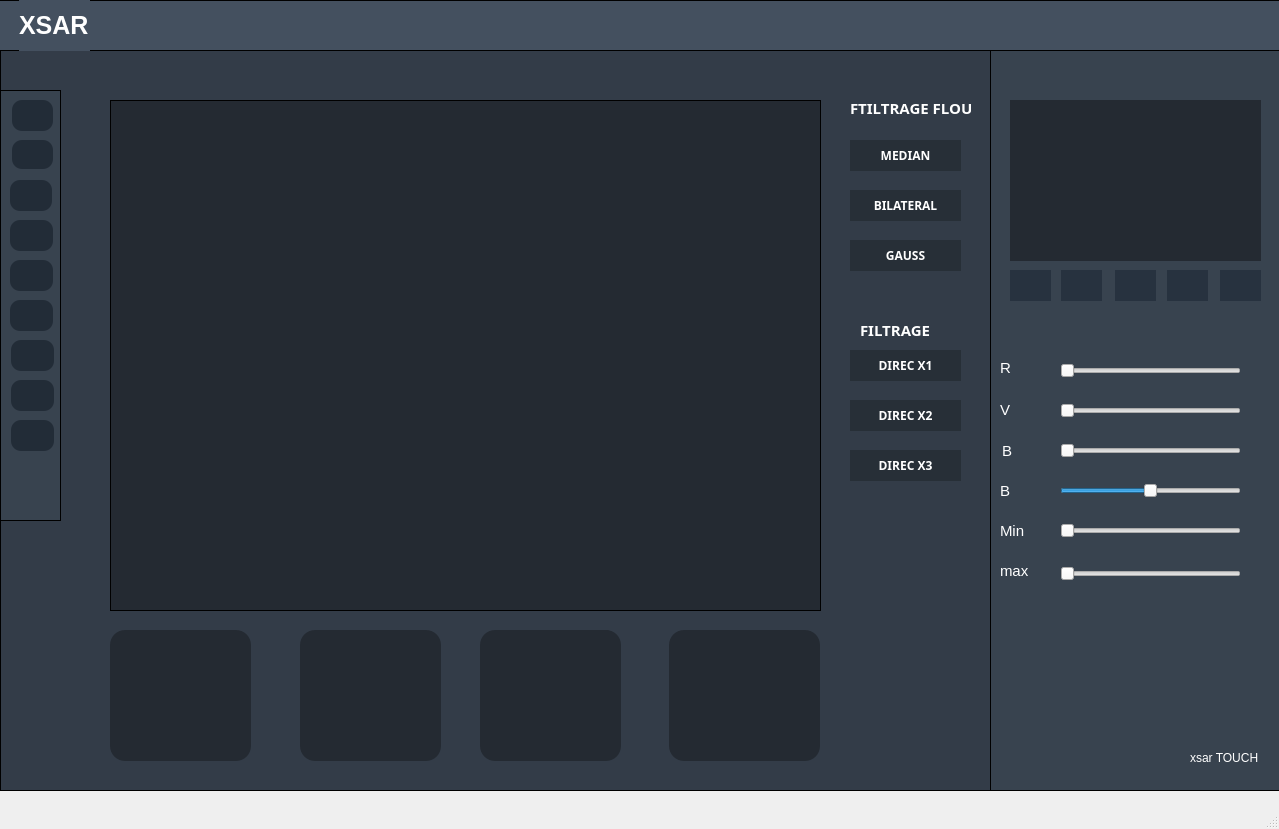
<?xml version="1.0" encoding="UTF-8"?>
<ui version="4.0">
 <class>MainWindow</class>
 <widget class="QMainWindow" name="MainWindow">
  <property name="geometry">
   <rect>
    <x>0</x>
    <y>0</y>
    <width>1279</width>
    <height>829</height>
   </rect>
  </property>
  <property name="windowTitle">
   <string>MainWindow</string>
  </property>
  <widget class="QWidget" name="centralwidget">
   <widget class="QFrame" name="background">
    <property name="geometry">
     <rect>
      <x>0</x>
      <y>0</y>
      <width>1281</width>
      <height>791</height>
     </rect>
    </property>
    <property name="styleSheet">
     <string notr="true">QFrame{
background-color: qlineargradient(spread:pad, x1:0, y1:0.767045, x2:0, y2:0.813, stop:1 rgba(51, 60, 72, 255));
}</string>
    </property>
    <property name="frameShape">
     <enum>QFrame::StyledPanel</enum>
    </property>
    <property name="frameShadow">
     <enum>QFrame::Raised</enum>
    </property>
    <widget class="QFrame" name="header">
     <property name="geometry">
      <rect>
       <x>-11</x>
       <y>0</y>
       <width>1291</width>
       <height>51</height>
      </rect>
     </property>
     <property name="styleSheet">
      <string notr="true">QFrame{
background-color: qlineargradient(spread:pad, x1:0, y1:0.767045, x2:0, y2:0.813, stop:1 rgba(68, 80, 95, 255));
}</string>
     </property>
     <property name="frameShape">
      <enum>QFrame::StyledPanel</enum>
     </property>
     <property name="frameShadow">
      <enum>QFrame::Raised</enum>
     </property>
     <widget class="QLabel" name="label">
      <property name="geometry">
       <rect>
        <x>30</x>
        <y>0</y>
        <width>71</width>
        <height>51</height>
       </rect>
      </property>
      <property name="styleSheet">
       <string notr="true">QLabel{
color:white;
font-size:25px;
font-family:&quot;Brush Script MT&quot;, &quot;cursive&quot;;
font-weight:bold;
}</string>
      </property>
      <property name="text">
       <string>XSAR</string>
      </property>
     </widget>
    </widget>
    <widget class="QFrame" name="vertical_menu">
     <property name="geometry">
      <rect>
       <x>990</x>
       <y>0</y>
       <width>291</width>
       <height>791</height>
      </rect>
     </property>
     <property name="styleSheet">
      <string notr="true">QFrame{
background-color: qlineargradient(spread:pad, x1:0, y1:0.767045, x2:0, y2:0.813, stop:1 rgba(56, 67, 79, 255));
}</string>
     </property>
     <property name="frameShape">
      <enum>QFrame::StyledPanel</enum>
     </property>
     <property name="frameShadow">
      <enum>QFrame::Raised</enum>
     </property>
     <widget class="QFrame" name="chart">
      <property name="geometry">
       <rect>
        <x>20</x>
        <y>100</y>
        <width>251</width>
        <height>161</height>
       </rect>
      </property>
      <property name="styleSheet">
       <string notr="true">QFrame{
background-color: qlineargradient(spread:pad, x1:0, y1:0.767045, x2:0, y2:0.813, stop:1 rgba(36, 42, 50, 255));
}</string>
      </property>
      <property name="frameShape">
       <enum>QFrame::StyledPanel</enum>
      </property>
      <property name="frameShadow">
       <enum>QFrame::Raised</enum>
      </property>
      <widget class="QLabel" name="plotChart">
       <property name="geometry">
        <rect>
         <x>0</x>
         <y>0</y>
         <width>251</width>
         <height>161</height>
        </rect>
       </property>
       <property name="text">
        <string/>
       </property>
      </widget>
     </widget>
     <widget class="QPushButton" name="rotateLeft">
      <property name="geometry">
       <rect>
        <x>20</x>
        <y>270</y>
        <width>41</width>
        <height>31</height>
       </rect>
      </property>
      <property name="styleSheet">
       <string notr="true">QPushButton{
image: url(:/histogram/histogram.png);
border:none;
background-color: qlineargradient(spread:pad, x1:0, y1:0.767045, x2:0, y2:0.813, stop:1 rgba(39, 50, 63, 255));
}</string>
      </property>
      <property name="text">
       <string/>
      </property>
     </widget>
     <widget class="QPushButton" name="skeleton">
      <property name="geometry">
       <rect>
        <x>71</x>
        <y>270</y>
        <width>41</width>
        <height>31</height>
       </rect>
      </property>
      <property name="styleSheet">
       <string notr="true">QPushButton{
image: url(:/skel/skeleton.png);
border:none;
background-color: qlineargradient(spread:pad, x1:0, y1:0.767045, x2:0, y2:0.813, stop:1 rgba(39, 50, 63, 255));
}</string>
      </property>
      <property name="text">
       <string/>
      </property>
     </widget>
     <widget class="QPushButton" name="rotateAll">
      <property name="geometry">
       <rect>
        <x>125</x>
        <y>270</y>
        <width>41</width>
        <height>31</height>
       </rect>
      </property>
      <property name="styleSheet">
       <string notr="true">QPushButton{
image: url(:/rotate/rotate.png);
border:none;
background-color: qlineargradient(spread:pad, x1:0, y1:0.767045, x2:0, y2:0.813, stop:1 rgba(39, 50, 63, 255));
}</string>
      </property>
      <property name="text">
       <string/>
      </property>
     </widget>
     <widget class="QPushButton" name="symetric">
      <property name="geometry">
       <rect>
        <x>177</x>
        <y>270</y>
        <width>41</width>
        <height>31</height>
       </rect>
      </property>
      <property name="styleSheet">
       <string notr="true">QPushButton{
image: url(:/print/print.png);
border:none;
background-color: qlineargradient(spread:pad, x1:0, y1:0.767045, x2:0, y2:0.813, stop:1 rgba(39, 50, 63, 255));
}</string>
      </property>
      <property name="text">
       <string/>
      </property>
     </widget>
     <widget class="QPushButton" name="translate">
      <property name="geometry">
       <rect>
        <x>230</x>
        <y>270</y>
        <width>41</width>
        <height>31</height>
       </rect>
      </property>
      <property name="styleSheet">
       <string notr="true">QPushButton{
image: url(:/save/save.png);
border:none;
background-color: qlineargradient(spread:pad, x1:0, y1:0.767045, x2:0, y2:0.813, stop:1 rgba(39, 50, 63, 255));
}</string>
      </property>
      <property name="text">
       <string/>
      </property>
     </widget>
     <widget class="QSlider" name="Red">
      <property name="geometry">
       <rect>
        <x>70</x>
        <y>360</y>
        <width>181</width>
        <height>22</height>
       </rect>
      </property>
      <property name="orientation">
       <enum>Qt::Horizontal</enum>
      </property>
     </widget>
     <widget class="QSlider" name="Green">
      <property name="geometry">
       <rect>
        <x>70</x>
        <y>400</y>
        <width>181</width>
        <height>22</height>
       </rect>
      </property>
      <property name="orientation">
       <enum>Qt::Horizontal</enum>
      </property>
     </widget>
     <widget class="QSlider" name="Bleu">
      <property name="geometry">
       <rect>
        <x>70</x>
        <y>440</y>
        <width>181</width>
        <height>22</height>
       </rect>
      </property>
      <property name="orientation">
       <enum>Qt::Horizontal</enum>
      </property>
     </widget>
     <widget class="QLabel" name="Rouge">
      <property name="geometry">
       <rect>
        <x>10</x>
        <y>357</y>
        <width>51</width>
        <height>21</height>
       </rect>
      </property>
      <property name="styleSheet">
       <string notr="true">QLabel{
color:white;
font-size:15px;
}</string>
      </property>
      <property name="text">
       <string>R</string>
      </property>
     </widget>
     <widget class="QLabel" name="label_2">
      <property name="geometry">
       <rect>
        <x>10</x>
        <y>399</y>
        <width>51</width>
        <height>21</height>
       </rect>
      </property>
      <property name="styleSheet">
       <string notr="true">QLabel{
color:white;
font-size:15px;
}</string>
      </property>
      <property name="text">
       <string>V</string>
      </property>
     </widget>
     <widget class="QLabel" name="label_3">
      <property name="geometry">
       <rect>
        <x>12</x>
        <y>440</y>
        <width>51</width>
        <height>21</height>
       </rect>
      </property>
      <property name="styleSheet">
       <string notr="true">QLabel{
color:white;
font-size:15px;
}</string>
      </property>
      <property name="text">
       <string>B</string>
      </property>
     </widget>
     <widget class="QLabel" name="label_4">
      <property name="geometry">
       <rect>
        <x>200</x>
        <y>750</y>
        <width>81</width>
        <height>16</height>
       </rect>
      </property>
      <property name="styleSheet">
       <string notr="true">QLabel{
color:white;
}</string>
      </property>
      <property name="text">
       <string>xsar TOUCH</string>
      </property>
     </widget>
     <widget class="QLabel" name="erosion_2">
      <property name="geometry">
       <rect>
        <x>10</x>
        <y>480</y>
        <width>51</width>
        <height>21</height>
       </rect>
      </property>
      <property name="styleSheet">
       <string notr="true">QLabel{
color:white;
font-size:15px;
}</string>
      </property>
      <property name="text">
       <string>B</string>
      </property>
     </widget>
     <widget class="QSlider" name="erosion">
      <property name="geometry">
       <rect>
        <x>70</x>
        <y>480</y>
        <width>181</width>
        <height>22</height>
       </rect>
      </property>
      <property name="minimum">
       <number>-5</number>
      </property>
      <property name="maximum">
       <number>5</number>
      </property>
      <property name="value">
       <number>0</number>
      </property>
      <property name="sliderPosition">
       <number>0</number>
      </property>
      <property name="orientation">
       <enum>Qt::Horizontal</enum>
      </property>
     </widget>
     <widget class="QSlider" name="horizontalSlider">
      <property name="geometry">
       <rect>
        <x>70</x>
        <y>520</y>
        <width>181</width>
        <height>22</height>
       </rect>
      </property>
      <property name="orientation">
       <enum>Qt::Horizontal</enum>
      </property>
     </widget>
     <widget class="QLabel" name="min">
      <property name="geometry">
       <rect>
        <x>10</x>
        <y>520</y>
        <width>51</width>
        <height>21</height>
       </rect>
      </property>
      <property name="styleSheet">
       <string notr="true">QLabel{
color:white;
font-size:15px;
}</string>
      </property>
      <property name="text">
       <string>Min</string>
      </property>
     </widget>
     <widget class="QSlider" name="max">
      <property name="geometry">
       <rect>
        <x>70</x>
        <y>563</y>
        <width>181</width>
        <height>22</height>
       </rect>
      </property>
      <property name="orientation">
       <enum>Qt::Horizontal</enum>
      </property>
     </widget>
     <widget class="QLabel" name="label_10">
      <property name="geometry">
       <rect>
        <x>10</x>
        <y>560</y>
        <width>51</width>
        <height>21</height>
       </rect>
      </property>
      <property name="styleSheet">
       <string notr="true">QLabel{
color:white;
font-size:15px;
}</string>
      </property>
      <property name="text">
       <string>max</string>
      </property>
     </widget>
    </widget>
    <widget class="QFrame" name="upload">
     <property name="geometry">
      <rect>
       <x>110</x>
       <y>100</y>
       <width>711</width>
       <height>511</height>
      </rect>
     </property>
     <property name="styleSheet">
      <string notr="true">QFrame{
background-color: qlineargradient(spread:pad, x1:0, y1:0.767045, x2:0, y2:0.813, stop:1 rgba(36, 42, 50, 255));
}</string>
     </property>
     <property name="frameShape">
      <enum>QFrame::StyledPanel</enum>
     </property>
     <property name="frameShadow">
      <enum>QFrame::Raised</enum>
     </property>
     <widget class="QLabel" name="import_image">
      <property name="geometry">
       <rect>
        <x>10</x>
        <y>10</y>
        <width>691</width>
        <height>491</height>
       </rect>
      </property>
      <property name="text">
       <string/>
      </property>
     </widget>
    </widget>
    <widget class="QFrame" name="outils">
     <property name="geometry">
      <rect>
       <x>0</x>
       <y>90</y>
       <width>61</width>
       <height>431</height>
      </rect>
     </property>
     <property name="styleSheet">
      <string notr="true">QFrame{
background-color: qlineargradient(spread:pad, x1:0, y1:0.767045, x2:0, y2:0.813, stop:1 rgba(56, 67, 79, 255));

}</string>
     </property>
     <property name="frameShape">
      <enum>QFrame::StyledPanel</enum>
     </property>
     <property name="frameShadow">
      <enum>QFrame::Raised</enum>
     </property>
     <widget class="QPushButton" name="ajouter">
      <property name="geometry">
       <rect>
        <x>12</x>
        <y>10</y>
        <width>41</width>
        <height>31</height>
       </rect>
      </property>
      <property name="styleSheet">
       <string notr="true">QPushButton{
background-color: qlineargradient(spread:pad, x1:0, y1:0.767045, x2:0, y2:0.813, stop:1 rgba(34, 44, 55, 255));
border:none;
	image: url(:/open/open.png);
border-radius:10px;
box-shadow:50px;
}</string>
      </property>
      <property name="text">
       <string/>
      </property>
     </widget>
     <widget class="QPushButton" name="filtrer">
      <property name="geometry">
       <rect>
        <x>12</x>
        <y>50</y>
        <width>41</width>
        <height>29</height>
       </rect>
      </property>
      <property name="styleSheet">
       <string notr="true">QPushButton{
background-color: qlineargradient(spread:pad, x1:0, y1:0.767045, x2:0, y2:0.813, stop:1 rgba(34, 44, 55, 255));
border:none;
border-radius:10px;
box-shadow:50px;
	image: url(:/filter/filter.png);
}</string>
      </property>
      <property name="text">
       <string/>
      </property>
     </widget>
     <widget class="QPushButton" name="contour">
      <property name="geometry">
       <rect>
        <x>10</x>
        <y>90</y>
        <width>42</width>
        <height>31</height>
       </rect>
      </property>
      <property name="styleSheet">
       <string notr="true">QPushButton{
background-color: qlineargradient(spread:pad, x1:0, y1:0.767045, x2:0, y2:0.813, stop:1 rgba(34, 44, 55, 255));
border:none;
	image: url(:/contour/contour.png);
border-radius:10px;
}</string>
      </property>
      <property name="text">
       <string/>
      </property>
     </widget>
     <widget class="QPushButton" name="pushButton">
      <property name="geometry">
       <rect>
        <x>10</x>
        <y>130</y>
        <width>43</width>
        <height>31</height>
       </rect>
      </property>
      <property name="styleSheet">
       <string notr="true">QPushButton{
background-color: qlineargradient(spread:pad, x1:0, y1:0.767045, x2:0, y2:0.813, stop:1 rgba(34, 44, 55, 255));
border:none;
border-radius:10px;
	image: url(:/blur/blur.png);
}</string>
      </property>
      <property name="text">
       <string/>
      </property>
     </widget>
     <widget class="QPushButton" name="pushButton_2">
      <property name="geometry">
       <rect>
        <x>10</x>
        <y>170</y>
        <width>43</width>
        <height>31</height>
       </rect>
      </property>
      <property name="styleSheet">
       <string notr="true">QPushButton{
background-color: qlineargradient(spread:pad, x1:0, y1:0.767045, x2:0, y2:0.813, stop:1 rgba(34, 44, 55, 255));
border:none;
	image: url(:/equalisation/equalisation.png);

border-radius:10px;
}</string>
      </property>
      <property name="text">
       <string/>
      </property>
     </widget>
     <widget class="QPushButton" name="noise">
      <property name="geometry">
       <rect>
        <x>10</x>
        <y>210</y>
        <width>43</width>
        <height>31</height>
       </rect>
      </property>
      <property name="styleSheet">
       <string notr="true">QPushButton{
background-color: qlineargradient(spread:pad, x1:0, y1:0.767045, x2:0, y2:0.813, stop:1 rgba(34, 44, 55, 255));
border:none;
	image: url(:/noise/noise.png);
border-radius:10px;
}</string>
      </property>
      <property name="text">
       <string/>
      </property>
     </widget>
     <widget class="QPushButton" name="denoise">
      <property name="geometry">
       <rect>
        <x>11</x>
        <y>250</y>
        <width>43</width>
        <height>31</height>
       </rect>
      </property>
      <property name="styleSheet">
       <string notr="true">QPushButton{
background-color: qlineargradient(spread:pad, x1:0, y1:0.767045, x2:0, y2:0.813, stop:1 rgba(34, 44, 55, 255));
border:none;
	image: url(:/convolution/convolution.png);
border-radius:10px;
}</string>
      </property>
      <property name="text">
       <string/>
      </property>
     </widget>
     <widget class="QPushButton" name="zoom_plus">
      <property name="geometry">
       <rect>
        <x>11</x>
        <y>290</y>
        <width>43</width>
        <height>31</height>
       </rect>
      </property>
      <property name="styleSheet">
       <string notr="true">QPushButton{
background-color: qlineargradient(spread:pad, x1:0, y1:0.767045, x2:0, y2:0.813, stop:1 rgba(34, 44, 55, 255));
border:none;
	image: url(:/plus/plus.png);
border-radius:10px;
}</string>
      </property>
      <property name="text">
       <string/>
      </property>
     </widget>
     <widget class="QPushButton" name="zoom_moins">
      <property name="geometry">
       <rect>
        <x>11</x>
        <y>330</y>
        <width>43</width>
        <height>31</height>
       </rect>
      </property>
      <property name="styleSheet">
       <string notr="true">QPushButton{
background-color: qlineargradient(spread:pad, x1:0, y1:0.767045, x2:0, y2:0.813, stop:1 rgba(34, 44, 55, 255));
border:none;
	image: url(:/moinss/moinss.png);
border-radius:10px;
}</string>
      </property>
      <property name="text">
       <string/>
      </property>
     </widget>
    </widget>
    <widget class="QLabel" name="label_5">
     <property name="geometry">
      <rect>
       <x>850</x>
       <y>100</y>
       <width>121</width>
       <height>16</height>
      </rect>
     </property>
     <property name="styleSheet">
      <string notr="true">QLabel{
color:white;
font-size:15px;
font-family:century gothic;
font-weight:bold;
}</string>
     </property>
     <property name="text">
      <string>FTILTRAGE FLOU</string>
     </property>
    </widget>
    <widget class="QPushButton" name="filtrage_gauss">
     <property name="geometry">
      <rect>
       <x>850</x>
       <y>240</y>
       <width>111</width>
       <height>31</height>
      </rect>
     </property>
     <property name="styleSheet">
      <string notr="true">QPushButton{
background-color: qlineargradient(spread:pad, x1:0, y1:0.767045, x2:0, y2:0.813, stop:1 rgba(39, 47, 55, 255));

border:none;
color:white;
font-family:century gothic;
font-weight:bold;

}</string>
     </property>
     <property name="text">
      <string>GAUSS</string>
     </property>
    </widget>
    <widget class="QPushButton" name="filtrage_bilateral">
     <property name="geometry">
      <rect>
       <x>850</x>
       <y>190</y>
       <width>111</width>
       <height>31</height>
      </rect>
     </property>
     <property name="styleSheet">
      <string notr="true">QPushButton{
background-color: qlineargradient(spread:pad, x1:0, y1:0.767045, x2:0, y2:0.813, stop:1 rgba(39, 47, 55, 255));

border:none;
color:white;
font-family:century gothic;
font-weight:bold;

}</string>
     </property>
     <property name="text">
      <string>BILATERAL</string>
     </property>
    </widget>
    <widget class="QPushButton" name="median_filter">
     <property name="geometry">
      <rect>
       <x>850</x>
       <y>140</y>
       <width>111</width>
       <height>31</height>
      </rect>
     </property>
     <property name="styleSheet">
      <string notr="true">QPushButton{
background-color: qlineargradient(spread:pad, x1:0, y1:0.767045, x2:0, y2:0.813, stop:1 rgba(39, 47, 55, 255));

border:none;
color:white;
font-family:century gothic;
font-weight:bold;

}</string>
     </property>
     <property name="text">
      <string>MEDIAN</string>
     </property>
    </widget>
    <widget class="QLabel" name="label_6">
     <property name="geometry">
      <rect>
       <x>860</x>
       <y>320</y>
       <width>101</width>
       <height>20</height>
      </rect>
     </property>
     <property name="styleSheet">
      <string notr="true">QLabel{
color:white;
font-size:15px;
font-family:century gothic;
font-weight:bold;
}</string>
     </property>
     <property name="text">
      <string>FILTRAGE</string>
     </property>
    </widget>
    <widget class="QPushButton" name="fd1">
     <property name="geometry">
      <rect>
       <x>850</x>
       <y>350</y>
       <width>111</width>
       <height>31</height>
      </rect>
     </property>
     <property name="styleSheet">
      <string notr="true">QPushButton{
background-color: qlineargradient(spread:pad, x1:0, y1:0.767045, x2:0, y2:0.813, stop:1 rgba(39, 47, 55, 255));
border:none;
color:white;
font-family:century gothic;
font-weight:bold;
}</string>
     </property>
     <property name="text">
      <string>DIREC X1</string>
     </property>
    </widget>
    <widget class="QPushButton" name="fd2">
     <property name="geometry">
      <rect>
       <x>850</x>
       <y>400</y>
       <width>111</width>
       <height>31</height>
      </rect>
     </property>
     <property name="styleSheet">
      <string notr="true">QPushButton{
background-color: qlineargradient(spread:pad, x1:0, y1:0.767045, x2:0, y2:0.813, stop:1 rgba(39, 47, 55, 255));
border:none;
color:white;
font-family:century gothic;
font-weight:bold;
}</string>
     </property>
     <property name="text">
      <string>DIREC X2</string>
     </property>
    </widget>
    <widget class="QPushButton" name="fd3">
     <property name="geometry">
      <rect>
       <x>850</x>
       <y>450</y>
       <width>111</width>
       <height>31</height>
      </rect>
     </property>
     <property name="styleSheet">
      <string notr="true">QPushButton{
background-color: qlineargradient(spread:pad, x1:0, y1:0.767045, x2:0, y2:0.813, stop:1 rgba(39, 47, 55, 255));
border:none;
color:white;
font-family:century gothic;
font-weight:bold;
}</string>
     </property>
     <property name="text">
      <string>DIREC X3</string>
     </property>
    </widget>
    <widget class="QFrame" name="traitement1">
     <property name="geometry">
      <rect>
       <x>110</x>
       <y>630</y>
       <width>141</width>
       <height>131</height>
      </rect>
     </property>
     <property name="styleSheet">
      <string notr="true">QFrame{
background-color: qlineargradient(spread:pad, x1:0, y1:0.767045, x2:0, y2:0.813, stop:1 rgba(36, 42, 50, 255));

border-radius:15px;
}</string>
     </property>
     <property name="frameShape">
      <enum>QFrame::StyledPanel</enum>
     </property>
     <property name="frameShadow">
      <enum>QFrame::Raised</enum>
     </property>
     <widget class="QLabel" name="trait1">
      <property name="geometry">
       <rect>
        <x>6</x>
        <y>0</y>
        <width>131</width>
        <height>131</height>
       </rect>
      </property>
      <property name="styleSheet">
       <string notr="true">QLabel{
border-radius:15px;
}
</string>
      </property>
      <property name="text">
       <string/>
      </property>
     </widget>
    </widget>
    <widget class="QFrame" name="traitement2">
     <property name="geometry">
      <rect>
       <x>300</x>
       <y>630</y>
       <width>141</width>
       <height>131</height>
      </rect>
     </property>
     <property name="styleSheet">
      <string notr="true">QFrame{
background-color: qlineargradient(spread:pad, x1:0, y1:0.767045, x2:0, y2:0.813, stop:1 rgba(36, 42, 50, 255));

border-radius:15px;
}</string>
     </property>
     <property name="frameShape">
      <enum>QFrame::StyledPanel</enum>
     </property>
     <property name="frameShadow">
      <enum>QFrame::Raised</enum>
     </property>
     <widget class="QLabel" name="trait2">
      <property name="geometry">
       <rect>
        <x>6</x>
        <y>3</y>
        <width>131</width>
        <height>121</height>
       </rect>
      </property>
      <property name="styleSheet">
       <string notr="true">QLabel{
border-radius:15px;
}</string>
      </property>
      <property name="text">
       <string/>
      </property>
     </widget>
    </widget>
    <widget class="QFrame" name="traitement3">
     <property name="geometry">
      <rect>
       <x>480</x>
       <y>630</y>
       <width>141</width>
       <height>131</height>
      </rect>
     </property>
     <property name="styleSheet">
      <string notr="true">QFrame{
background-color: qlineargradient(spread:pad, x1:0, y1:0.767045, x2:0, y2:0.813, stop:1 rgba(36, 42, 50, 255));
border-radius:15px;
}</string>
     </property>
     <property name="frameShape">
      <enum>QFrame::StyledPanel</enum>
     </property>
     <property name="frameShadow">
      <enum>QFrame::Raised</enum>
     </property>
     <widget class="QLabel" name="trait3">
      <property name="geometry">
       <rect>
        <x>6</x>
        <y>-1</y>
        <width>131</width>
        <height>131</height>
       </rect>
      </property>
      <property name="styleSheet">
       <string notr="true">QLabel{
border-radius:15px;
}</string>
      </property>
      <property name="text">
       <string/>
      </property>
     </widget>
    </widget>
    <widget class="QFrame" name="traitement4">
     <property name="geometry">
      <rect>
       <x>669</x>
       <y>630</y>
       <width>151</width>
       <height>131</height>
      </rect>
     </property>
     <property name="styleSheet">
      <string notr="true">QFrame{
background-color: qlineargradient(spread:pad, x1:0, y1:0.767045, x2:0, y2:0.813, stop:1 rgba(36, 42, 50, 255));

border-radius:15px;
}
</string>
     </property>
     <property name="frameShape">
      <enum>QFrame::StyledPanel</enum>
     </property>
     <property name="frameShadow">
      <enum>QFrame::Raised</enum>
     </property>
     <widget class="QLabel" name="trait4">
      <property name="geometry">
       <rect>
        <x>6</x>
        <y>3</y>
        <width>141</width>
        <height>121</height>
       </rect>
      </property>
      <property name="styleSheet">
       <string notr="true">QLabel{
border-radius:15px;
}</string>
      </property>
      <property name="text">
       <string/>
      </property>
     </widget>
    </widget>
    <zorder>vertical_menu</zorder>
    <zorder>header</zorder>
    <zorder>upload</zorder>
    <zorder>outils</zorder>
    <zorder>label_5</zorder>
    <zorder>filtrage_gauss</zorder>
    <zorder>filtrage_bilateral</zorder>
    <zorder>median_filter</zorder>
    <zorder>label_6</zorder>
    <zorder>fd1</zorder>
    <zorder>fd2</zorder>
    <zorder>fd3</zorder>
    <zorder>traitement1</zorder>
    <zorder>traitement2</zorder>
    <zorder>traitement3</zorder>
    <zorder>traitement4</zorder>
   </widget>
  </widget>
  <widget class="QMenuBar" name="menubar">
   <property name="geometry">
    <rect>
     <x>0</x>
     <y>0</y>
     <width>1279</width>
     <height>21</height>
    </rect>
   </property>
  </widget>
  <widget class="QStatusBar" name="statusbar"/>
 </widget>
 <resources>
  <include location="skelet.qrc"/>
  <include location="save.qrc"/>
  <include location="print.qrc"/>
  <include location="rotate.qrc"/>
  <include location="histogram.qrc"/>
  <include location="moinss.qrc"/>
  <include location="plus.qrc"/>
  <include location="convolution.qrc"/>
  <include location="equalisation.qrc"/>
  <include location="noise.qrc"/>
  <include location="blur.qrc"/>
  <include location="contour.qrc"/>
  <include location="filter.qrc"/>
  <include location="moins.qrc"/>
  <include location="open.qrc"/>
 </resources>
 <connections/>
</ui>
